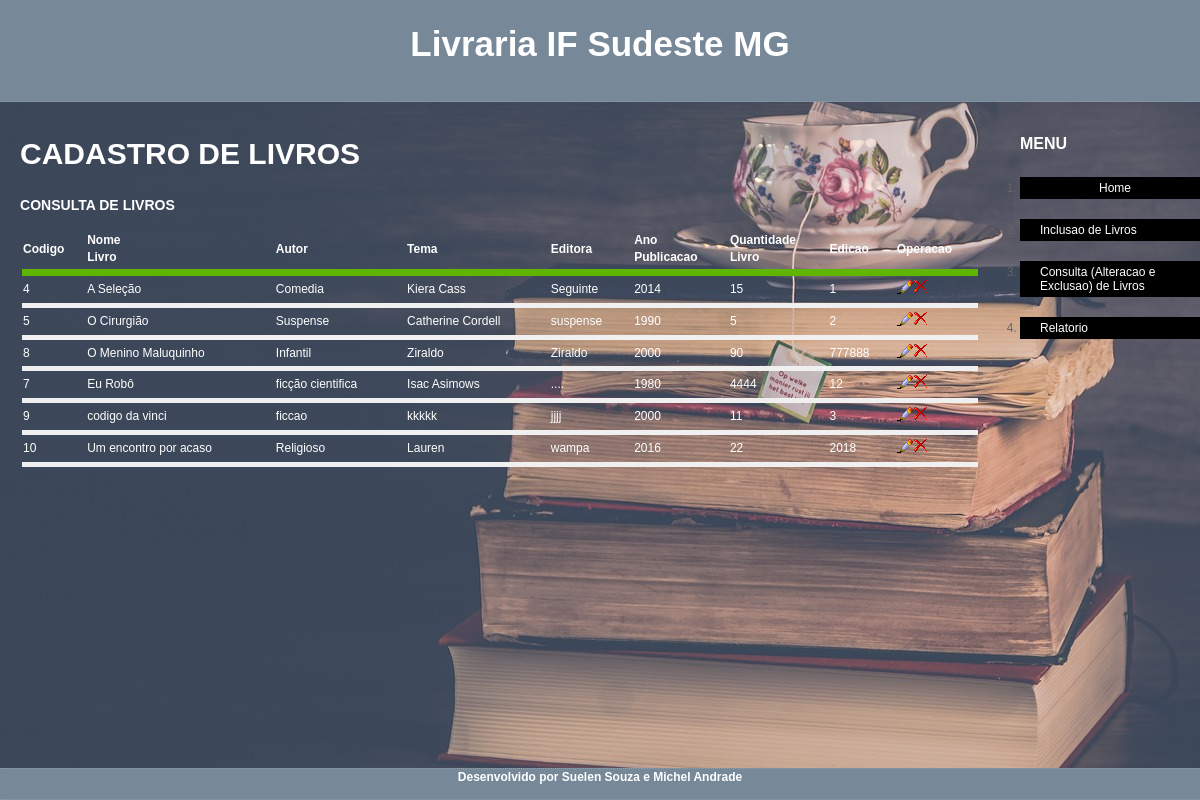
The page /consulta_livros.php on the database its author committed.
### tables this page shows
CREATE TABLE IF NOT EXISTS `tb_livros` (
  `codigo` int(200) NOT NULL,
  `nome_livro` varchar(300) NOT NULL,
  `autor` varchar(300) NOT NULL,
  `tema` varchar(300) NOT NULL,
  `editora` varchar(300) NOT NULL,
  `ano_publicacao` varchar(10) NOT NULL,
  `quantidade_livros` int(11) NOT NULL,
  `edicao` int(11) NOT NULL,
  PRIMARY KEY (`codigo`)
);

### consulta_livros.php (the view, shortened to what this page needs)
<!DOCTYPE HTML>
<html lang="pt-br">
<head>
<link rel="stylesheet" type="text/css" href="css/estilos.css">
</head>
<body>
<div id="tudo">
<div id="conteudo">
	<div id="topo">
	  <h1 id="livraria">Livraria IF Sudeste MG</h1>
	</div>
	<div id="principal">
	  <h2 id="cadastro">CADASTRO DE LIVROS</h2>
	  <h3 id="consulta">CONSULTA DE LIVROS</h3>
<?php
try{
	require_once '../funcoes/conexao.php';
	$result= $conn->query("SELECT * FROM tb_livros");
	if($result){
	  echo "<table>";
	  echo "<tr>\n";
	  echo "<td>\n";
	  echo "<b>Codigo</b>\n";
	  echo "</td>\n";
	  echo "<td>\n";
	  echo "<b>Nome<br /> Livro</b>\n";
	  echo "</td>\n";
	  echo "<td>\n";
	  echo "<b>Autor<br/>\n";
	  echo "</td>\n";
	  echo "<td>\n";
	  echo "<b>Tema<br/>\n";
	  echo "</td>\n";
	  echo "<td>\n";
	  echo "<b>Editora</b>\n";
	  echo "</td>\n";
	  echo "<td>\n";
	  echo "<b>Ano<br /> Publicacao</b>\n";
	  echo "</td>\n";
	  echo "<td>\n";
	  echo "<b>Quantidade<br /> Livro</b>\n";
	  echo "</td>\n";
	  echo "<td>\n";
	  echo "<b>Edicao</b>\n";
	  echo "</td>\n";
	  echo "<td>\n";
	  echo "<b>Operacao</b>\n";
	  echo "</td>\n";
	  echo "</tr>\n";
	  echo "<tr><td colspan='9' height='5' bgcolor='#5FB404'></td></tr>\n";
		while ($row = $result->fetch(PDO::FETCH_OBJ))
	  {
		echo "<tr>\n";
		echo "<td>\n";
		echo $row->codigo . "&nbsp;\n";
		echo "</td>\n";
		echo "<td>\n";
		echo $row->nome_livro . "&nbsp;\n";
		echo "</td>\n";
		echo "<td>\n";
		echo $row->tema . "&nbsp;\n";
		echo "</td>\n";
		echo "<td>\n";
		echo $row->autor . "&nbsp;\n";
		echo "</td>\n";
		echo "<td>\n";
		echo $row->editora . "&nbsp;\n";
		echo "</td>\n";
		echo "<td>\n";
		echo $row->ano_publicacao . "&nbsp;\n";
		echo "</td>\n";
		echo "<td>\n";
		echo $row->quantidade_livros . "&nbsp;\n";
		echo "</td>\n";
		echo "<td>\n";
		echo $row->edicao . "&nbsp;\n";
		echo "</td>\n";
		echo "<td>\n";
		echo "<a href='alteracao_exclusao_livros.php?codigo=".$row->codigo ."'>";
		echo "<img src='imagens/b_edit.png' border='0'><img src='imagens/b_drop.png' border='0'></a>&nbsp;\n";
		echo "</td>\n";
		echo "</tr>\n";
		echo "<tr><td colspan='9' height='3' bgcolor='#F0F0F0'></td></tr>\n";
	 }
	}
	 else{
		echo "<p>Nenhum livro foi encontrado!</p>";
	}
	echo "</table>";
	}
	catch(PDOException $e){
		print "Erro!: " .$e->getMessage()."<br/>";
		die();
 }
	?>
	</div>
	<div id="auxiliar">
	<h4>MENU</h4>
	<ul id="nav">
		<li class="um"><a href="index.php">Home</a></li>
		<li><a href="inclusao_livros.php">Inclusao de Livros</a></li>
		<li><a href="consulta_livros.php">Consulta (Alteracao e Exclusao) de Livros</a></li>
		<li><a href="relatorio_filtro.php">Relatorio</a></li>
	</ul>
	</div>
</div>
<div id="rodape">
 <p>Desenvolvido por Suelen Souza e Michel Andrade</p>
</div>
</div>
</body>
</html>

### css/estilos.css (style rules this page uses)
html, body { height:100%; }
body { margin:0; padding:0; background:black; color:#666; font:75%/1.4 Verdana, Arial, Helvetica, sans-serif; text-align:center; }
#tudo { width:100%; position:relative solid; background-image:url("imagem.jpg"); margin:0 auto; text-align:left; min-height:100%; border:dotted solid double #999; border-width:0 1px; }
#topo { background:#778899; width:100%; height:100px; border-bottom:1px dotted #999; text-align:center; padding-top:1px; }
#principal { width:80%; padding-left:20px; float:left; padding-top:10px; text-align:justify; color:white; }
#auxiliar { width:100px; float:left; padding-top:10px; padding-left:40px; }
#rodape { background:#778899; width:100%; height:30px; position: fixed; bottom: 0; border:dotted #999; border-width: 1px 0; text-align:center; }
#rodape p { margin:0; font-weight:bold; color:white; size:100px; }
ul { width:190px; margin:0; padding:0; list-style:scare; }
ul li { margin:20px 0; }
ul li a, ul li a:visited { height:1%; font:12px Arial, Helvetica, sans-serif; display:block; background:black; color:#fff; text-decoration:none; padding:4px 20px; }
h1 { font:bold 35px Arial, Helvetica, sans-serif; color:white; }
h2 { font:bold 30px Arial , Helvetica, sans-serif; color:white; }
h4 { font-size:16px; color:white; }
table { width:100%; }
#nav li.um { margin-bottom:8px; text-align:center; }

### rows shown on the page
tb_livros: codigo "4", nome_livro "A Seleção", tema "Comedia", autor "Kiera Cass", editora "Seguinte", ano_publicacao "2014", quantidade_livros "15", edicao "1"
tb_livros: codigo "5", nome_livro "O Cirurgião", tema "Suspense", autor "Catherine Cordell", editora "suspense", ano_publicacao "1990", quantidade_livros "5", edicao "2"
tb_livros: codigo "8", nome_livro "O Menino Maluquinho", tema "Infantil", autor "Ziraldo", editora "Ziraldo", ano_publicacao "2000", quantidade_livros "90", edicao "777888"
tb_livros: codigo "7", nome_livro "Eu Robô", tema "ficção cientifica", autor "Isac Asimows", editora "....", ano_publicacao "1980", quantidade_livros "4444", edicao "12"
tb_livros: codigo "9", nome_livro "codigo da vinci", tema "ficcao", autor "kkkkk", editora "jjjj", ano_publicacao "2000", quantidade_livros "11", edicao "3"
tb_livros: codigo "10", nome_livro "Um encontro por acaso", tema "Religioso", autor "Lauren", editora "wampa", ano_publicacao "2016", quantidade_livros "22", edicao "2018"
